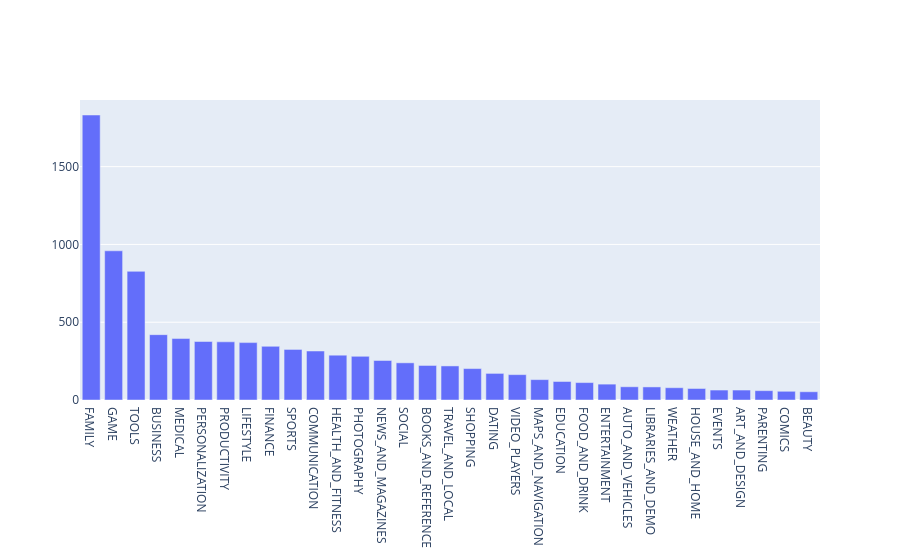

Notebook code for this chart:
### Markdown cell above
## 3. Exploring app categories
<p>With more than 1 billion active users in 190 countries around the world, Google Play continues to be an important distribution platform to build a global audience. For businesses to get their apps in front of users, it's important to make them more quickly and easily discoverable on Google Play. To improve the overall search experience, Google has introduced the concept of grouping apps into categories.</p>
<p>This brings us to the following questions:</p>
<ul>
<li>Which category has the highest share of (active) apps in the market? </li>
<li>Is any specific category dominating the market?</li>
<li>Which categories have the fewest number of apps?</li>
</ul>
<p>We will see that there are <code>33</code> unique app categories present in our dataset. <em>Family</em> and <em>Game</em> apps have the highest market prevalence. Interestingly, <em>Tools</em>, <em>Business</em> and <em>Medical</em> apps are also at the top.</p>

### Code cell
import plotly
plotly.offline.init_notebook_mode(connected=True)
import plotly.graph_objs as go

# Print the total number of unique categories
num_categories = len(set(apps['Category']))
print('Number of categories = ', num_categories)

# Count the number of apps in each 'Category' and sort them for easier plotting
num_apps_in_category = apps['Category'].value_counts().sort_values(ascending=False)

data = [go.Bar(
        x = num_apps_in_category.index, # index = category name
        y = num_apps_in_category.values, # value = count
)]

plotly.offline.iplot(data)

### Figure 1 — Plotly figure (JSON) as saved in the notebook; plotly's stock layout.template omitted (floating-point values rounded to 4 significant figures)
{"data": [{"type": "bar", "x": ["FAMILY", "GAME", "TOOLS", "BUSINESS", "MEDICAL", "PERSONALIZATION", "PRODUCTIVITY", "LIFESTYLE", "FINANCE", "SPORTS", "COMMUNICATION", "HEALTH_AND_FITNESS", "PHOTOGRAPHY", "NEWS_AND_MAGAZINES", "SOCIAL", "BOOKS_AND_REFERENCE", "TRAVEL_AND_LOCAL", "SHOPPING", "DATING", "VIDEO_PLAYERS", "MAPS_AND_NAVIGATION", "EDUCATION", "FOOD_AND_DRINK", "ENTERTAINMENT", "AUTO_AND_VEHICLES", "LIBRARIES_AND_DEMO", "WEATHER", "HOUSE_AND_HOME", "EVENTS", "ART_AND_DESIGN", "PARENTING", "COMICS", "BEAUTY"], "y": [1832, 959, 827, 420, 395, 376, 374, 369, 345, 325, 315, 288, 281, 254, 239, 222, 219, 202, 171, 163, 131, 119, 112, 102, 85, 84, 79, 74, 64, 64, 60, 56, 53]}], "layout": {"autosize": true, "xaxis": {"autorange": true, "range": [-0.5, 32.5], "type": "category"}, "yaxis": {"autorange": true, "range": [0, 1928.0], "type": "linear"}}}
